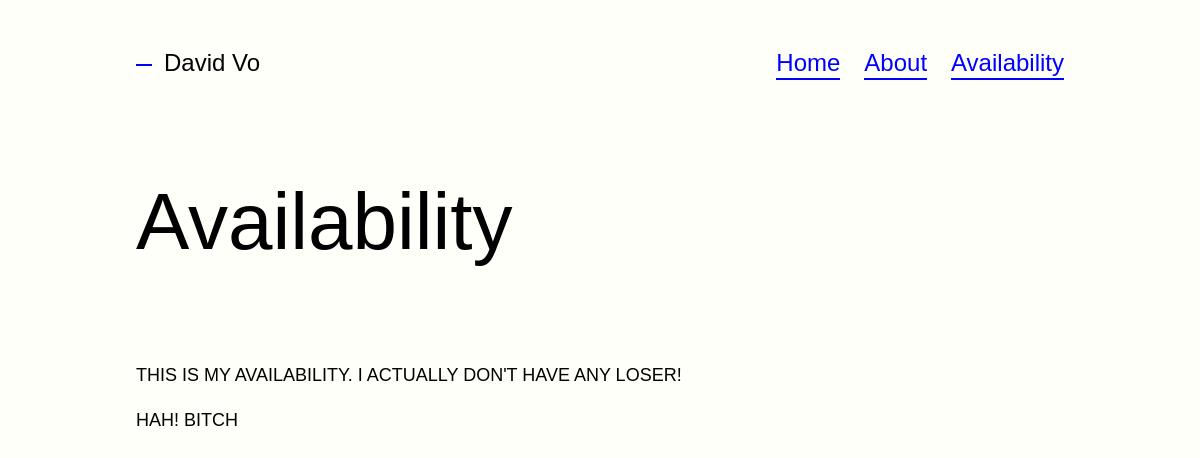
The page /availability on the database its author committed.
### pages/models.py (models this page shows, shortened)
class Page(models.Model):
    title = models.CharField(max_length=200)
    slug = models.SlugField()
    description = HTMLField(blank=True)
    feature_image = models.ImageField(blank=True)
    rank = models.IntegerField(default=0)
    is_in_navigation = models.BooleanField(default=True)
    navigation_title = models.CharField(max_length=30, blank=True)
    class Meta:
        ordering = ('-rank','pk')

### pages/views.py (the view)
# urls.py: path('<slug>', views.page, name='page'),
def page(request, slug):
    page = Page.objects.get(slug=slug)
    return render(request, 'page.html',{
        "page": page
    })

### pages/context_processors.py (called while the page is built)
def add_nav_links(request):
    nav_links = Page.objects.filter(is_in_navigation=True).order_by("-rank")
    return {
        "nav_links": nav_links
    }

### pages/templates/page.html (shortened to what this page needs)
{% extends "layout.html" %}
{% block content %}
<section class="hero">
        <h1>{{page.title}}</h1>
    </section>
    <section class="page">
        <figure>
            <figcaption>
                <h3>{{page.description | safe }}</h3>
            </figcaption>
        </figure>
    </section>
{% endblock %}

### projects/templates/layout.html (shortened to what this page needs)
{% load static %}
<!doctype html>
<html>
<head>
    <link rel="stylesheet" href="{% static 'style.css' %}">
</head>
<body>
    <header>
        <h1>David Vo</h1>
        <nav>
            <a href="{% url 'home' %}">Home</a>
            {% for nav_link in nav_links %}
                <a href="{% url 'page' nav_link.slug %}">{{ nav_link.navigation_title }}</a>
            {% endfor %}
        </nav>
    </header>
    {% block content %}
    {% endblock %}
</body>
</html>

### static/style.css (style rules this page uses)
:root { --pad: 48px 96px 48px 96px; --bg: #fffff9; --highlight: #ffffdd; --text: #000000; --link-color: #0000ff; --dash-size: 0.8em; --h1-size: 80px; --h2-size: 40px; --h3-size: 18px; --h4-size: 14px; --p-size: 24px; }
body { font-family: "Inter var", Arial; font-size: var(--p-size); line-height: 1.25; background-color: var(--bg); color: var(--text); max-width: 1120px; margin: 0 auto 120px auto; }
a { color: var(--link-color); text-decoration: none; border-bottom: 2px solid currentColor; }
header { position: -webkit-sticky; position: sticky; top: 0; z-index: 3; padding: var(--pad); font-variation-settings: "wght" 600; display: flex; justify-content: space-between; }
header h1:before { content: ""; display: inline-block; width: var(--dash-size); height: 2px; margin: 0 0.5em 0 0; background-color: var(--link-color); vertical-align: middle; }
nav { display: flex; }
nav a { margin: 0 0 0 1em; }
section.hero { font-size: var(--h1-size); font-variation-settings: "wght" 600; line-height: 1.15; padding: var(--pad); }
figure { margin: 0 0 48px 0; }
figcaption { padding: var(--pad); max-width: 35em; }
h3 { font-size: var(--h3-size); font-variation-settings: "wght" 500; text-transform: uppercase; margin: 0 0 24px 0; }
p { margin: 0 0 24px 0; }
p:last-child { margin-bottom: 0; }

### static/base.css (style rules this page uses)
html, body, div, span, applet, object, iframe, h1, h2, h3, h4, h5, h6, p, blockquote, pre, a, abbr, acronym, address, big, cite, code, del, dfn, em, img, ins, kbd, q, s, samp, small, strike, strong, sub, sup, tt, var, b, u, i, center, dl, dt, dd, ol, ul, li, fieldset, form, label, legend, table, caption, tbody, tfoot, thead, tr, th, td, article, aside, canvas, details, embed, figure, figcaption, footer, header, hgroup, menu, nav, output, ruby, section, summary, time, mark, audio, video { margin: 0; padding: 0; border: 0; font-size: 100%; font: inherit; vertical-align: baseline; }
article, aside, details, figcaption, figure, footer, header, hgroup, menu, nav, section { display: block; }
body { line-height: 1; }
* { -webkit-box-sizing: border-box; -moz-box-sizing: border-box; box-sizing: border-box; -webkit-font-smoothing: antialiased; text-rendering: optimizeLegibility; }

### rows shown on the page
Page: navigation_title "About"
Page: navigation_title "Availability", title "Availability", description "THIS IS MY AVAILABILITY. I ACTUALLY DON'T HAVE ANY LOSER! HAH! BITCH"
